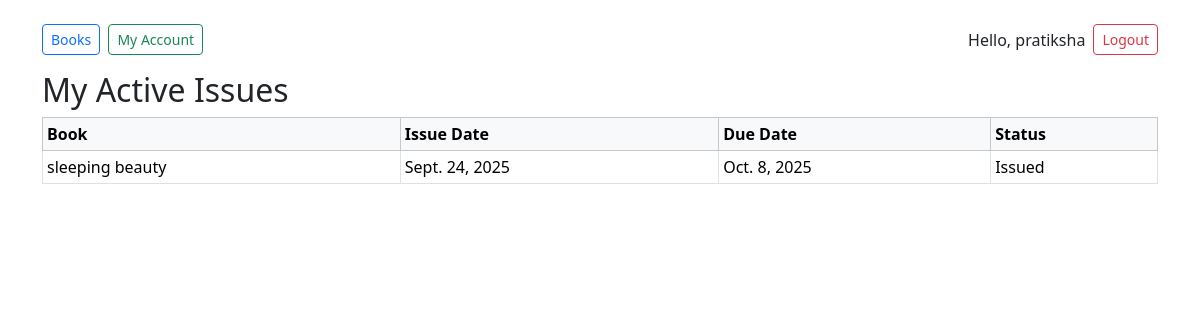
The app's page /reports/my-active-issues/ (signed in) with its own data.
### library/models.py (models this page shows, shortened)
class Transaction(models.Model):
    STATUS_CHOICES = [('issued', 'Issued'), ('returned', 'Returned')]
    user = models.ForeignKey(User, on_delete=models.CASCADE)
    book = models.ForeignKey(Book, on_delete=models.CASCADE)
    issue_date = models.DateField(default=date.today)
    due_date = models.DateField()                 # set on creation/issue
    return_date = models.DateField(null=True, blank=True)
    fine = models.DecimalField(max_digits=8, decimal_places=2, default=Decimal('0.00'))
    fine_paid = models.BooleanField(default=False)
    status = models.CharField(max_length=10, choices=STATUS_CHOICES, default='issued')

class Book(models.Model):
    code_no = models.CharField(max_length=50, unique=True)  # unique code like SC(B/M)000001
    title = models.CharField(max_length=255)
    author = models.CharField(max_length=255, blank=True)
    category = models.ForeignKey(Category, on_delete=models.SET_NULL, null=True, blank=True)
    isbn = models.CharField(max_length=40, blank=True)
    total_copies = models.PositiveIntegerField(default=1)
    available_copies = models.PositiveIntegerField(default=1)
    added_on = models.DateField(auto_now_add=True)

### library/views.py (the view)
# urls.py: path('reports/my-active-issues/', views.my_active_issues, name='my_active_issues'),
@login_required
def my_active_issues(request):
    txs = Transaction.objects.filter(user=request.user, status='issued')
    return render(request, 'library/user/my_active_issues.html', {'txs': txs})

### library/templates/library/user/my_active_issues.html (shortened to what this page needs)
{% extends "library/base.html" %}
{% block content %}
<h2>My Active Issues</h2>
{% if txs %}
<table class="table table-sm table-bordered">
  <thead class="table-light">
    <tr>
      <th>Book</th>
      <th>Issue Date</th>
      <th>Due Date</th>
      <th>Status</th>
    </tr>
  </thead>
  <tbody>
    {% for tx in txs %}
      <tr>
        <td>{{ tx.book.title }}</td>
        <td>{{ tx.issue_date }}</td>
        <td>{{ tx.due_date }}</td>
        <td>{{ tx.status|title }}</td>
      </tr>
    {% endfor %}
  </tbody>
</table>
{% else %}
<p>No active issues found.</p>
{% endif %}
{% endblock %}

### library/templates/library/base.html (shortened to what this page needs)
<!doctype html>
<html>
<head>
  <link href="https://cdn.jsdelivr.net/npm/bootstrap@5.3.2/dist/css/bootstrap.min.css" rel="stylesheet">
</head>
<body class="container py-4">
  <nav class="mb-3 d-flex align-items-center">
    <div>
      {% if user.is_staff %}
        <a class="btn btn-sm btn-outline-secondary me-1" href="{% url 'admin_home' %}">Admin Home</a>
      {% else %}
        <a class="btn btn-sm btn-outline-primary me-1" href="{% url 'book_availability' %}">Books</a>
        <a class="btn btn-sm btn-outline-success" href="{% url 'user_home' %}">My Account</a>
      {% endif %}
    </div>
    <div class="ms-auto d-flex align-items-center">
      {% if user.is_authenticated %}
        <span class="me-2">Hello, {{ user.username }}</span>
        <form method="post" action="{% url 'logout' %}" style="display:inline;">
          <button type="submit" class="btn btn-sm btn-outline-danger">Logout</button>
        </form>
      {% else %}
        <a class="btn btn-sm btn-outline-primary" href="{% url 'login' %}">Login</a>
      {% endif %}
    </div>
  </nav>
  {% block content %}{% endblock %}
</body>
</html>

### records on screen
Transaction: book "sleeping beauty", issue_date "Sept. 24, 2025", due_date "Oct. 8, 2025", status "Issued"

### other values on screen
{{ user.username }} "pratiksha"
